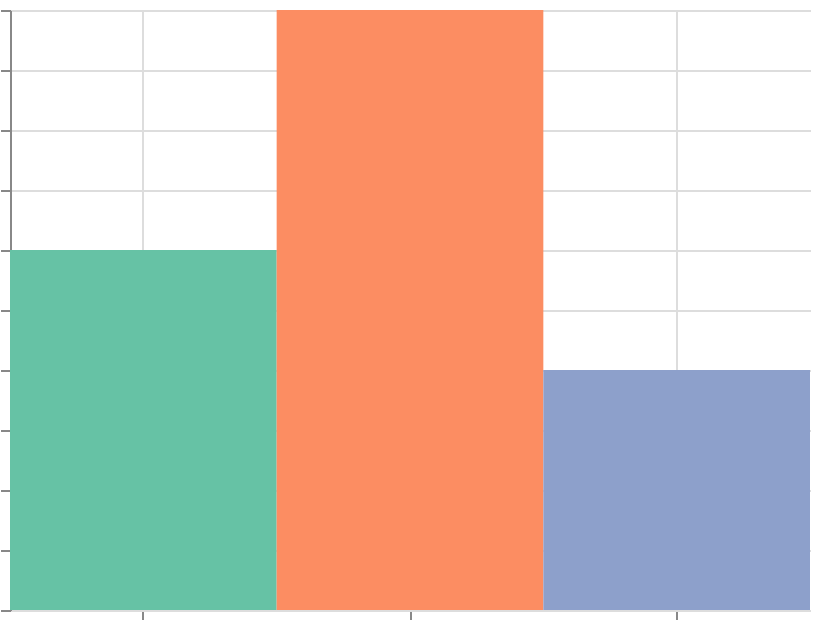

The Vega-Lite source for this figure:
### Vega specification from a JSON file in a GitHub repository (floating-point values rounded to 4 significant figures)
{"$schema": "https://vega.github.io/schema/vega/v6.json", "width": 400, "height": 300, "padding": 5, "autosize": "none", "data": [{"name": "table", "values": [{"cat": "A", "val": 3}, {"cat": "B", "val": 5}, {"cat": "C", "val": 2}]}], "scales": [{"name": "x", "type": "band", "domain": {"data": "table", "field": "cat", "sort": true}, "range": "width"}, {"name": "y", "type": "linear", "domain": {"data": "table", "field": "val"}, "range": [{"signal": "height"}, 0], "zero": true, "nice": true}, {"name": "color", "type": "ordinal", "domain": {"data": "table", "field": "cat", "sort": true}, "range": {"scheme": "set2"}}], "marks": [{"type": "rect", "from": {"data": "table"}, "encode": {"update": {"x": {"scale": "x", "field": "cat"}, "width": {"scale": "x", "band": 1}, "y": {"scale": "y", "field": "val"}, "y2": {"scale": "y", "value": 0}, "fill": {"scale": "color", "field": "cat"}}}}], "axes": [{"scale": "x", "orient": "bottom", "grid": true, "labels": false}, {"scale": "y", "orient": "left", "grid": true, "labels": false}], "legends": [{"fill": "color"}]}
